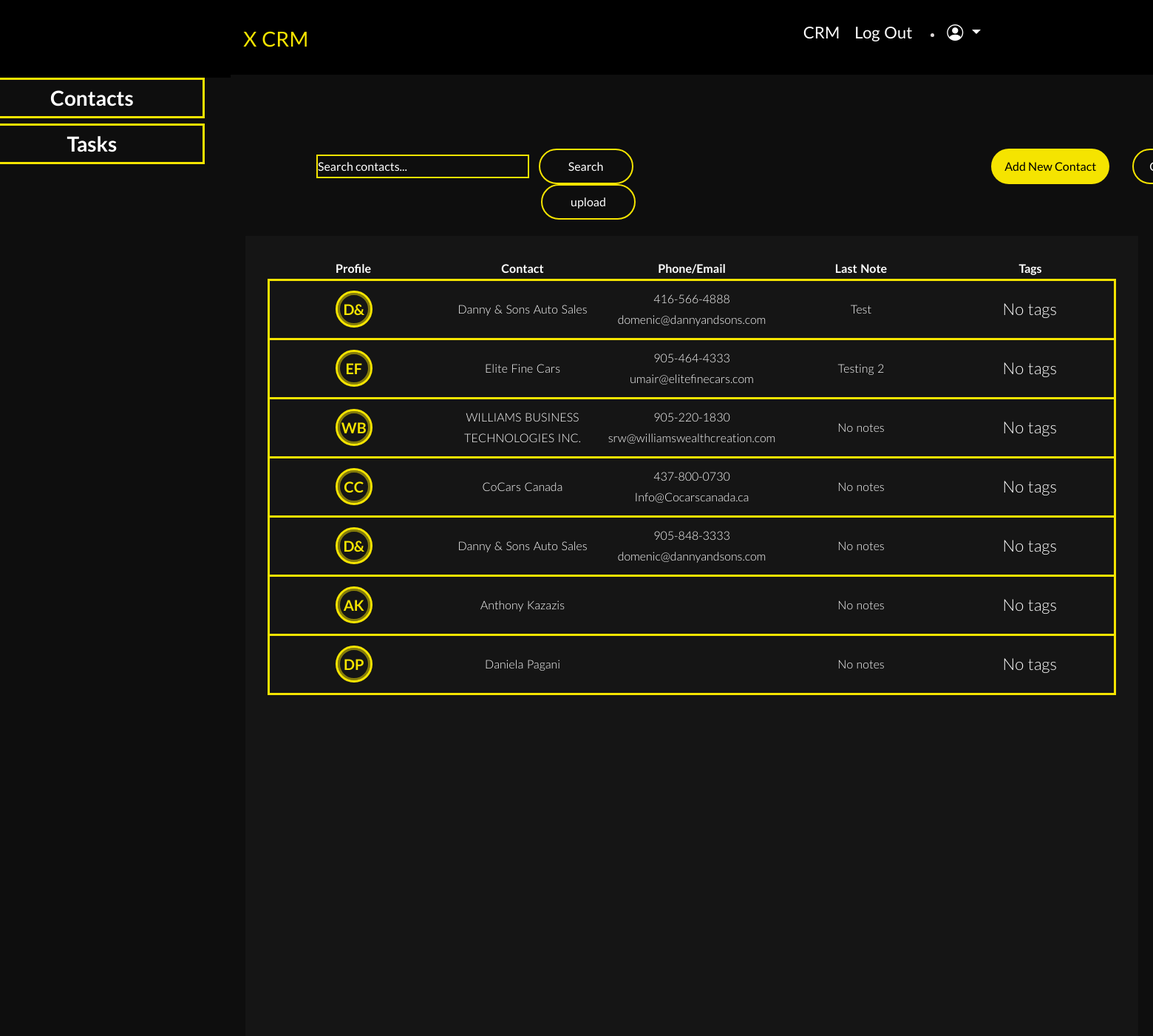
The app's page /CRM (signed in) with its own data.
### my_package/models.py (models this page shows)
class CRM(db.Model):
    __tablename__ = 'CRM'
    id = db.Column(db.Integer, primary_key=True)
    contactname = db.Column(db.String(10000))
    date = db.Column(db.DateTime(timezone=True), default=func.now())
    user_id = db.Column(db.Integer, db.ForeignKey('user.id'))
    Contact = db.Column(db.String(10000))
    PhoneEmail = db.Column(db.String(10000))
    tags = db.relationship('Tags', secondary=crm_tags, lazy='subquery', back_populates='contacts')
    notes = db.relationship('Note', backref='contact', lazy=True)
    user = db.relationship('User', back_populates='crm')
    contactlastname = db.Column(db.String(10000))
    contactbillingaddress = db.Column(db.String(10000))
    contactbillingaddresscity = db.Column(db.String(10000))
    contactbillingaddressstate = db.Column(db.String(10000))
    contactbillingaddresscountry = db.Column(db.String(10000))
    contactbillingaddresszip = db.Column(db.String(10000))
    leadstatus = db.Column(db.String(10000))
    contactemail = db.Column(db.String(10000))
    contactphone = db.Column(db.String(10000))
    contactcompany = db.Column(db.String(10000))
    organization_id = db.Column(db.Integer, db.ForeignKey('organization.id'))
    organization = db.relationship('Organization', back_populates='contacts')

class Note(db.Model):
    id = db.Column(db.Integer, primary_key=True)
    content = db.Column(db.String(10000))
    created_at = db.Column(db.DateTime(timezone=True), default=func.now())
    contact_id = db.Column(db.Integer, db.ForeignKey('CRM.id'))
    due_date = db.Column(db.DateTime(timezone=True), nullable=True)
    organization_id = db.Column(db.Integer, db.ForeignKey('organization.id'))
    organization = db.relationship('Organization', back_populates='notes')
    assigned_to = db.Column(db.Integer, db.ForeignKey('user.id'))

### app.py (the view, shortened to what this page needs)
@app.route('/CRM', methods=['GET', 'POST'])
@login_required
def crm():
    search_query = request.args.get('search', '').strip()
    page = request.args.get('page', 1, type=int)
    query = CRM.query.filter_by(organization_id=current_user.organization_id)
    contacts = (query
                .join(Note, isouter=True)  # Use outerjoin if you are using older SQLAlchemy
                .order_by(CRM.id, desc(Note.created_at))
                .paginate(page=page, per_page=10, error_out=False))
    latest_notes = {}
    for contact in contacts.items:
        if contact.notes:
            latest_notes[contact.id] = contact.notes[0].content
    next_url = url_for('crm', page=contacts.next_num, search=search_query) if contacts.has_next else None
    prev_url = url_for('crm', page=contacts.prev_num, search=search_query) if contacts.has_prev else None
    current_page = contacts.page
    total_pages = contacts.pages
    pages_to_show = 5
    pages = [page for page in range(current_page, min(current_page + pages_to_show, total_pages + 1))]
    print("Contacts to be rendered: ", contacts.items)
    print(f"Pages list before rendering: {pages}")
    return render_template('crm.html', contacts=contacts.items, latest_notes=latest_notes, next_url=next_url, prev_url=prev_url, pages=pages, total_pages=total_pages, user=current_user, current_page=current_page)

### app.py (called while the page is built)
@login_manager.user_loader
def load_user(id):
    return User.query.get(int(id))

### my_package/templates/crm.html (shortened to what this page needs)
{% extends 'layout.html' %} {% block content %}
<div class="crm-page">
    <div class="crm-menu">
        <div class="contacts-block">
            <a class="contacts-link" href="/CRM">
                <span class="contacts">Contacts</span>
            </a>
        </div>
        <div class="contacts-block">
            <a class="contacts-link" href="/upcoming_due_dates">
                <span class="contacts">Tasks</span>
            </a>
        </div>
    </div>
    <div class="crm-inner-page">
        <div class="crm-upper-static">
            <div class="crm-search-bar">
                <form action="/CRM" method="get" id="search-form">
                    <input type="text" name="search" id="search-input" placeholder="Search contacts..." value="{{ request.args.get('search', '') }}">
                    <button class="search-button" type="submit">Search</button>
                </form>
            </div>
            <a href="{{ url_for('new_contact') }}"><button class="add-new-contact-btn">Add New Contact</button></a>
            <form method="POST" enctype="multipart/form-data">
                <input class="upload-csv" type="file" name="csv" accept=".csv, .xlsx">
                <input class="upload" type="submit" value="upload">
            </form>
        </div>
        <div class="crm-contacts">
            <table class="contacts-section" id="contacts-table">
                <tr class="crm-header">
                    <th class="crm-header-item">Profile</th>
                    <th class="crm-header-item"> Contact</th>
                    <th class="crm-header-item">Phone/Email</th>
                    <th class="crm-header-item">Last Note</th>
                    <th class="crm-header-item">Tags</th>
                </tr>
                {% for contact in contacts %}
                    {% if contact.user.organization_id == current_user.organization_id %}
                    <tr class="crm-info-row" data-href="{{ url_for('contact_detail', id=contact.id) }}">
                        <td class="crm-info">
                        {% set initials = '' %}
                        {% if contact.Contact %}
                            {% set names = contact.Contact.split(' ') %}
                            {% set initials = names[0][0].upper() if names[0] else '' %}
                            {% set initials = initials + (names[1][0].upper() + names[2][0].upper() if names|length > 2 and names[1] else (names[1][0].upper() if names|length > 1 and names[1] else names[0][-1].upper())) %}
                        {% elif contact.contactcompany %}
                            {% set names = contact.contactcompany.split(' ') %}
                            {% set initials = names[0][0].upper() if names[0] else '' %}
                            {% set initials = initials + (names[1][0].upper())%}
                        {% elif contact.contactfirstname and contact.contactlastname %}
                            {% set initials = contact.contactfirstname[0].upper() + contact.contactlastname[0].upper() %}
                        {% elif contact.contactfirstname %}
                            {% set initials = contact.contactfirstname[0].upper() + contact.contactfirstname[-1].upper() %}
                        {% elif contact.contactlastname %}
                            {% set initials = contact.contactlastname[0].upper() + contact.contactlastname[-1].upper() %}
                        {% else %}
                            {% set initials = 'XX' %}
                        {% endif %}
                        <div class="center-div">
                            <a class='contact-link' href="{{ url_for('contact_detail', id=contact.id) }}">
                                <div class="profile-picture" data-initial="{{ initials }}"></div>
                            </a>
                        </div>
                    </td>
                    <td class="crm-info">
                        <a class='contact-link' href="{{ url_for('contact_detail', id=contact.id) }}">
                        {% if contact.contactfirstname and contact.contactlastname%}
                            {{ contact.contactfirstname }}
                        {% elif contact.contactcompany %}
                        {{ contact.contactcompany }}
                        {% else %}
                            {{ contact.Contact }}
                        {% endif %}
                        </a>
                    </td>
                    <td class="crm-info"><a class='contact-link' href="{{ url_for('contact_detail', id=contact.id) }}">{{ contact.contactphone }}<br>{{ contact.contactemail }}</a></td>
                    <td class="crm-info">
                        {{ latest_notes.get(contact.id, "No notes") }}
                    </td>
                    <td class="crm-info">
                        <ul class="tag-list">
                            {% for tag in contact.tags %}
                                <a class="tag-btn">{{ tag.name }}</a>
                            {% else %}
                                <p class="tag-btn-none">No tags</p>
                            {% endfor %}
                        </ul>
                    </td>
                    {% endif %}
                </tr>
                {% endfor %}
            </table>
        </div>
    </div>
</div>
{% endblock %}

### my_package/templates/layout.html (shortened to what this page needs)
<!DOCTYPE html>
<html lang="en">
  <head>
    <link
      rel="stylesheet"
      href="https://stackpath.bootstrapcdn.com/bootstrap/4.4.1/css/bootstrap.min.css"
    />
    <link
      rel="stylesheet"
      href="https://stackpath.bootstrapcdn.com/font-awesome/4.7.0/css/font-awesome.min.css"
    />
    <link
      rel="stylesheet"
      href="{{ url_for('static', filename='css/main.css') }}"
    />
    <link href="https://cdn.jsdelivr.net/npm/bootstrap-icons@1.10.0/font/bootstrap-icons.css" rel="stylesheet">
  </head>
  <body>
    <header>
      <div class="menu-container">
        <div>
          <a class="brand-name nav-link" href="/">X CRM</a>
        </div>
        <ul class="nav-lists">
            {% if user.is_authenticated %}
            <li class="nav-list">
              <a class="nav-link active" href="/CRM">CRM</a>
            </li>
            <li class="nav-list">
              <a class='nav-link active' href="/auth/logout">Log Out</a>
            </li>
            <li class="nav-item dropdown">
              <a class="nav-link dropdown-toggle" href="#" id="navbarDropdown" role="button" data-bs-toggle="dropdown" aria-haspopup="true" aria-expanded="false">
                <i class="bi bi-person-circle"></i>
              </a>
            </li>
            {% endif %}
        </ul>
      </div>
    </header>
    <main>
      {% block content %} {% endblock %}
    </main>
  </body>
</html>

### records on screen
CRM: contactcompany "Danny & Sons Auto Sales", contactphone "416-566-4888", contactemail "domenic@dannyandsons.com"
Note: get "Test"
CRM: contactcompany "Elite Fine Cars", contactphone "905-464-4333", contactemail "umair@elitefinecars.com", get "Testing 2"
CRM: contactcompany "WILLIAMS BUSINESS TECHNOLOGIES INC.", contactphone "905-220-1830", contactemail "srw@williamswealthcreation.com", get "No notes"
CRM: contactcompany "CoCars Canada", contactphone "437-800-0730", contactemail "Info@Cocarscanada.ca", get "No notes"
CRM: contactcompany "Danny & Sons Auto Sales", contactphone "905-848-3333", contactemail "domenic@dannyandsons.com", get "No notes"
CRM: Contact "Anthony Kazazis", get "No notes"
CRM: Contact "Daniela Pagani", get "No notes"
